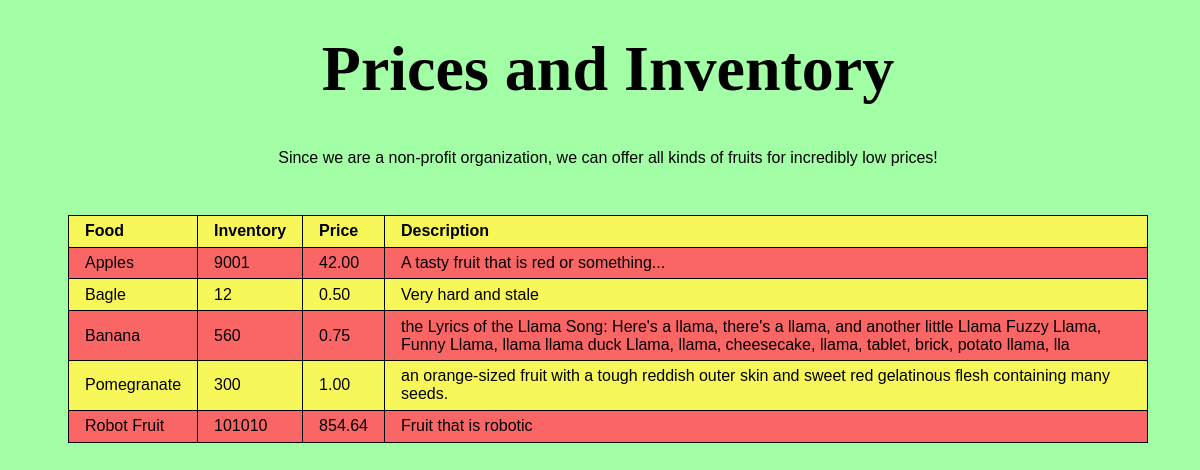
The app's page /prices/ with its own data.
### prices/models.py (models this page shows, shortened)
@python_2_unicode_compatible
class Item(models.Model):
    name = models.CharField(max_length=200)
    description = models.CharField(max_length=200)
    price = models.DecimalField(decimal_places=2, max_digits=5, validators=[MinValueValidator(0)])
    quantity = models.IntegerField(validators=[MinValueValidator(0)])

### prices/views.py (the view)
def index(request):
    item_list = Item.objects.order_by('name')
    context = {'item_list': item_list}
    return render(request, 'prices/prices.html', context)

### prices/templates/prices/prices.html (shortened to what this page needs)
{% load staticfiles %}
<html>
  <head>
    <link rel="stylesheet" type="text/css" href="{% static 'prices/prices.css' %}"/>
  </head>
  <body>
    <h1>Prices and Inventory</h1>
    <p>Since we are a non-profit organization, we can offer all kinds of fruits for incredibly low prices!</p>
    <table>
        <tr>
            <td><b>Food</b></td>
            <td><b>Inventory</b></td>
            <td><b>Price</b></td>
            <td><b>Description</b></td>
        </tr>
        {% if item_list %}
          {% for item in item_list %}
            <tr>
                <td>{{item.name}}</td>
                <td>{{item.quantity}}</td>
                <td>{{item.price}}</td>
                <td>{{item.description}}</td>
            </tr>
          {% endfor %}
        {% endif %}
    </table>
  </body>
</html>

### prices/static/prices/prices.css (style rules this page uses)
body { height: 100%; width: 100%; background-color: hsl(122, 100%, 82%); }
h1 { margin-top: 0.5em; text-align: center; font-size: 4em; font-family: serif; }
p { text-align: center; font-family: sans-serif; }
table, td, th { border: 1px solid black; text-align: left; font-family: sans-serif; }
table { border-collapse: collapse; margin-left: auto; margin-right: auto; margin-top: 3em; width: 90%; }
tr:nth-child(even) { background-color: #fa6666 }
tr:nth-child(odd) { background-color: #f7f75a }
td { padding-left: 1em; padding-right: 1em; padding-top: 0.4em; padding-bottom: 0.4em; }

### records on screen
Item: name "Apples", quantity "9001", price "42.00", description "A tasty fruit that is red or something..."
Item: name "Bagle", quantity "12", price "0.50", description "Very hard and stale"
Item: name "Banana", quantity "560", price "0.75", description "the Lyrics of the Llama Song: Here's a llama, there's a llama, and another little Llama Fuzzy Llama, Funny Llama, llama llama duck Llama, llama, cheesecake, llama, tablet, brick, potato llama, lla"
Item: name "Pomegranate", quantity "300", price "1.00", description "an orange-sized fruit with a tough reddish outer skin and sweet red gelatinous flesh containing many seeds."
Item: name "Robot Fruit", quantity "101010", price "854.64", description "Fruit that is robotic"
